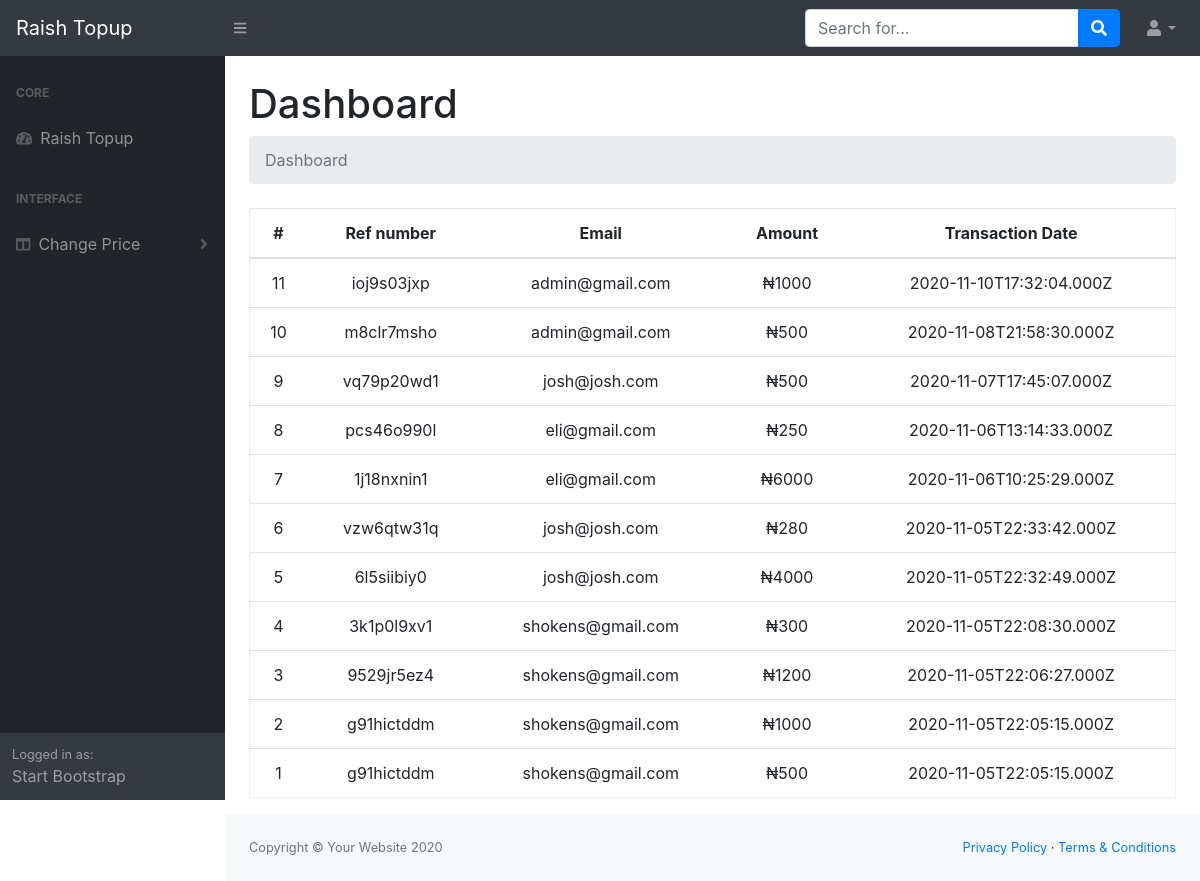
The app's page /admin/transaction.php (signed in) with its own data.
### tables this page shows
CREATE TABLE `transactions` (
  `id` int(11) NOT NULL,
  `amount` varchar(255) NOT NULL,
  `email` varchar(255) NOT NULL,
  `ref_num` varchar(255) NOT NULL,
  `transact_date` varchar(255) NOT NULL
);

### admin/transaction.php (the view, shortened to what this page needs)
<?php
include('db.php');
 $result = $conn->query("SELECT * FROM transactions ORDER BY id desc");
 $customer = $result->fetch_all(MYSQLI_ASSOC);
?>
<!DOCTYPE html>
<html lang="en">
    <head>
        <link href="css/styles.css" rel="stylesheet" />
        <link href="https://cdn.datatables.net/1.10.20/css/dataTables.bootstrap4.min.css" rel="stylesheet" />
    </head>
    <body class="sb-nav-fixed">
        <nav class="sb-topnav navbar navbar-expand navbar-dark bg-dark">
            <a class="navbar-brand" href="index.html">Raish Topup</a>
            <button class="btn btn-link btn-sm order-1 order-lg-0" id="sidebarToggle" href="#"><i class="fas fa-bars"></i></button>
             <form class="d-none d-md-inline-block form-inline ml-auto mr-0 mr-md-3 my-2 my-md-0">
                <div class="input-group">
                    <input class="form-control" type="text" placeholder="Search for..." aria-label="Search" aria-describedby="basic-addon2" />
                    <div class="input-group-append">
                        <button class="btn btn-primary" type="button"><i class="fas fa-search"></i></button>
                    </div>
                </div>
            </form>
            <ul class="navbar-nav ml-auto ml-md-0">
                <li class="nav-item dropdown">
                    <a class="nav-link dropdown-toggle" id="userDropdown" href="#" role="button" data-toggle="dropdown" aria-haspopup="true" aria-expanded="false"><i class="fas fa-user fa-fw"></i></a>
                </li>
            </ul>
        </nav>
        <div id="layoutSidenav">
            <div id="layoutSidenav_nav">
                <nav class="sb-sidenav accordion sb-sidenav-dark" id="sidenavAccordion">
                    <div class="sb-sidenav-menu">
                        <div class="nav">
                            <div class="sb-sidenav-menu-heading">Core</div>
                            <a class="nav-link" href="dashboard.php">
                                <div class="sb-nav-link-icon"><i class="fas fa-tachometer-alt"></i></div>
                                Raish Topup
                            </a>
                            <div class="sb-sidenav-menu-heading">Interface</div>
                            <a class="nav-link collapsed" href="#" data-toggle="collapse" data-target="#collapseLayouts" aria-expanded="false" aria-controls="collapseLayouts">
                                <div class="sb-nav-link-icon"><i class="fas fa-columns"></i></div>
                                Change Price
                                <div class="sb-sidenav-collapse-arrow"><i class="fas fa-angle-down"></i></div>
                            </a>
                        </div>
                    </div>
                    <div class="sb-sidenav-footer">
                        <div class="small">Logged in as:</div>
                        Start Bootstrap
                    </div>
                </nav>
            </div>
            <div id="layoutSidenav_content">
                <main>
                    <div class="container-fluid">
                        <h1 class="mt-4">Dashboard</h1>
                        <ol class="breadcrumb mb-4">
                            <li class="breadcrumb-item active">Dashboard</li>
                        </ol>
		 <table class="table table-hover" width="100%" style="text-align: center;  border:  1px solid #eee; ">
		    <thead>
		      <tr>
		      	 <th>#</th>
                   <th>Ref number</th>
				<th>Email</th>
				<th>Amount</th>
                <th>Transaction Date</th>
		      </tr>
		    </thead>
		    <tbody>
                    <?php
                    foreach($customer as $customer) :?>
						<tr>
                        <td><?= $customer['id']; ?></td>
							<td><?= $customer['ref_num']; ?></td>
							<td><?= $customer['email']; ?></td>
							<td>₦<?= $customer['amount']; ?></td>
							<td><?= $customer['transact_date']; ?></td>
						</tr>
					<?php endforeach; ?>
		    </tbody>
		  </table>
	          </div>
                </main>
                <footer class="py-4 bg-light mt-auto">
                    <div class="container-fluid">
                        <div class="d-flex align-items-center justify-content-between small">
                            <div class="text-muted">Copyright &copy; Your Website 2020</div>
                            <div>
                                <a href="#">Privacy Policy</a>
                                &middot;
                                <a href="#">Terms &amp; Conditions</a>
                            </div>
                        </div>
                    </div>
                </footer>
            </div>
        </div>
    </body>
</html>

### records on screen
transactions: id "11", ref_num "ioj9s03jxp", email "admin@gmail.com", amount "1000", transact_date "2020-11-10T17:32:04.000Z"
transactions: id "10", ref_num "m8clr7msho", email "admin@gmail.com", amount "500", transact_date "2020-11-08T21:58:30.000Z"
transactions: id "9", ref_num "vq79p20wd1", email "josh@josh.com", amount "500", transact_date "2020-11-07T17:45:07.000Z"
transactions: id "8", ref_num "pcs46o990l", email "eli@gmail.com", amount "250", transact_date "2020-11-06T13:14:33.000Z"
transactions: id "7", ref_num "1j18nxnin1", email "eli@gmail.com", amount "6000", transact_date "2020-11-06T10:25:29.000Z"
transactions: id "6", ref_num "vzw6qtw31q", email "josh@josh.com", amount "280", transact_date "2020-11-05T22:33:42.000Z"
transactions: id "5", ref_num "6l5siibiy0", email "josh@josh.com", amount "4000", transact_date "2020-11-05T22:32:49.000Z"
transactions: id "4", ref_num "3k1p0l9xv1", email "shokens@gmail.com", amount "300", transact_date "2020-11-05T22:08:30.000Z"
transactions: id "3", ref_num "9529jr5ez4", email "shokens@gmail.com", amount "1200", transact_date "2020-11-05T22:06:27.000Z"
transactions: id "2", ref_num "g91hictddm", email "shokens@gmail.com", amount "1000", transact_date "2020-11-05T22:05:15.000Z"
transactions: id "1", ref_num "g91hictddm", email "shokens@gmail.com", amount "500", transact_date "2020-11-05T22:05:15.000Z"
